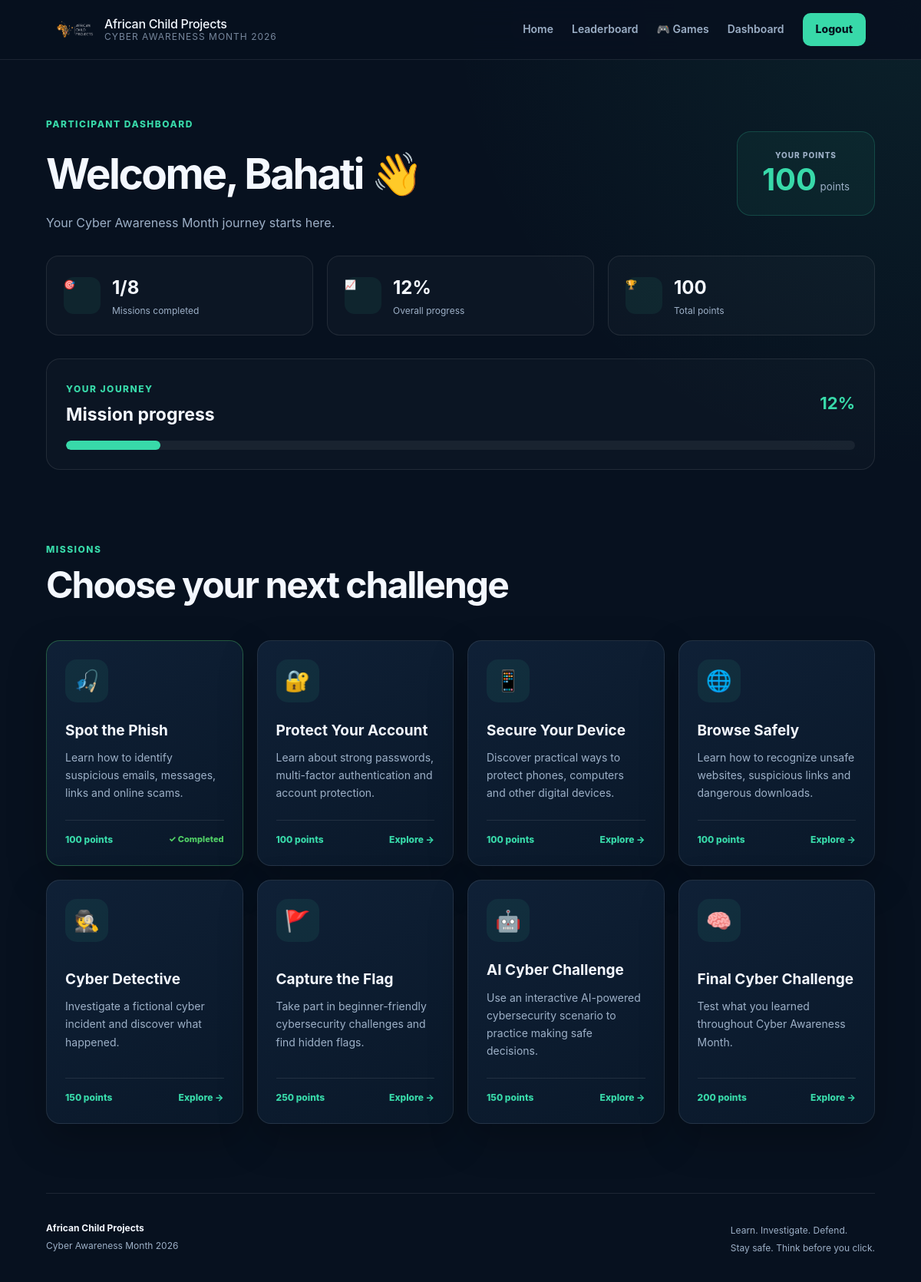
Screenshot of /dashboard (signed in) with the database file from the repository.
### app.py (models this page shows, shortened)
class Participant(UserMixin, db.Model):
    __tablename__ = "participants"
    id = db.Column(db.Integer, primary_key=True)
    full_name = db.Column(db.String(120), nullable=False)
    email = db.Column(db.String(120), unique=True, nullable=False, index=True)
    password_hash = db.Column(db.String(255), nullable=False)
    organization = db.Column(db.String(150), nullable=True)
    participant_type = db.Column(
        db.String(50),
        nullable=False,
        default="Student"
    )
    points = db.Column(db.Integer, nullable=False, default=0)
    created_at = db.Column(
        db.DateTime,
        nullable=False,
        default=datetime.utcnow
    )
    attempts = db.relationship(
        "MissionAttempt",
        backref="participant",
        lazy=True,
        cascade="all, delete-orphan"
    )

class Mission(db.Model):
    __tablename__ = "missions"
    id = db.Column(db.Integer, primary_key=True)
    name = db.Column(db.String(150), nullable=False)
    slug = db.Column(db.String(150), unique=True, nullable=False)
    description = db.Column(db.Text, nullable=False)
    icon = db.Column(db.String(20), nullable=False, default="🛡️")
    points = db.Column(db.Integer, nullable=False, default=100)
    active = db.Column(db.Boolean, nullable=False, default=True)
    created_at = db.Column(
        db.DateTime,
        nullable=False,
        default=datetime.utcnow
    )
    attempts = db.relationship(
        "MissionAttempt",
        backref="mission",
        lazy=True,
        cascade="all, delete-orphan"
    )

### app.py (the view)
@app.route("/dashboard")
@login_required
def dashboard():
    missions = Mission.query.filter_by(
        active=True
    ).order_by(Mission.id).all()
    completed_attempts = MissionAttempt.query.filter_by(
        participant_id=current_user.id,
        completed=True
    ).all()
    completed_mission_ids = {
        attempt.mission_id
        for attempt in completed_attempts
    }
    total_missions = len(missions)
    completed_count = len(completed_mission_ids)
    if total_missions > 0:
        progress = round(
            (completed_count / total_missions) * 100
        )
    else:
        progress = 0
    return render_template(
        "dashboard.html",
        missions=missions,
        completed_mission_ids=completed_mission_ids,
        completed_count=completed_count,
        total_missions=total_missions,
        progress=progress
    )

### app.py (called while the page is built)
@login_manager.user_loader
def load_user(user_id):
    return db.session.get(Participant, int(user_id))

### templates/dashboard.html (shortened to what this page needs)
{% extends "base.html" %}
{% block content %}
<section class="dashboard-header">
    <div>
        <span class="eyebrow">
            PARTICIPANT DASHBOARD
        </span>
        <h1>
            Welcome, {{ current_user.full_name.split()[0] }} 👋
        </h1>
        <p>
            Your Cyber Awareness Month journey starts here.
        </p>
    </div>
    <div class="points-card">
        <span>
            YOUR POINTS
        </span>
        <strong>
            {{ current_user.points }}
        </strong>
        <small>
            points
        </small>
    </div>
</section>
<section class="stats-grid">
    <div class="stat-card">
        <span class="stat-icon">
            🎯
        </span>
        <div>
            <strong>
                {{ completed_count }}/{{ total_missions }}
            </strong>
            <span>
                Missions completed
            </span>
        </div>
    </div>
    <div class="stat-card">
        <span class="stat-icon">
            📈
        </span>
        <div>
            <strong>
                {{ progress }}%
            </strong>
            <span>
                Overall progress
            </span>
        </div>
    </div>
    <div class="stat-card">
        <span class="stat-icon">
            🏆
        </span>
        <div>
            <strong>
                {{ current_user.points }}
            </strong>
            <span>
                Total points
            </span>
        </div>
    </div>
</section>
<section class="progress-section">
    <div class="progress-header">
        <div>
            <span class="eyebrow">
                YOUR JOURNEY
            </span>
            <h2>
                Mission progress
            </h2>
        </div>
        <strong>
            {{ progress }}%
        </strong>
    </div>
    <div class="progress-bar">
      <div
    class="progress-fill"
    style="--progress-width: {{ progress }}%;"
        ></div>
    </div>
</section>
<section class="section dashboard-missions">
    <div class="section-heading left">
        <span class="eyebrow">
            MISSIONS
        </span>
        <h2>
            Choose your next challenge
        </h2>
    </div>
    <div class="mission-grid">
        {% for mission in missions %}
            <article
                class="
                    mission-card
                    {% if mission.id in completed_mission_ids %}
                        completed
                    {% endif %}
                "
            >
                <div class="mission-icon">
                    {{ mission.icon }}
                </div>
                <div>
                    <h3>
                        {{ mission.name }}
                    </h3>
                    <p>
                        {{ mission.description }}
                    </p>
                </div>
                <div class="mission-footer">
                    <span>
                        {{ mission.points }} points
                    </span>
                    {% if mission.id in completed_mission_ids %}
                        <span class="completed-label">
                            ✓ Completed
                        </span>
                    {% else %}
                        <a
                            href="{{ url_for('mission', slug=mission.slug) }}"
                            class="mission-button"
                        >
                            Explore →
                        </a>
                    {% endif %}
                </div>
            </article>
        {% endfor %}
    </div>
</section>
{% endblock %}

### static/css/style.css (style rules this page uses)
:root { --bg: #07111f; --bg-secondary: #0c192b; --card: #102238; --card-hover: #142b45; --text: #f4f8ff; --muted: #9db0c7; --accent: #38d9a9; --accent-dark: #159a76; --border: rgba(255, 255, 255, 0.09); --danger: #ff6b6b; --success: #51cf66; --shadow: 0 20px 50px rgba(0, 0, 0, 0.25); --radius: 18px; }
* { box-sizing: border-box; margin: 0; padding: 0; }
html { scroll-behavior: smooth; }
body { min-height: 100vh; font-family: Inter, system-ui, -apple-system, BlinkMacSystemFont, "Segoe UI", sans-serif; background: radial-gradient( circle at top right, rgba(56, 217, 169, 0.08), transparent 30% ), var(--bg); color: var(--text); line-height: 1.6; }
a { color: inherit; text-decoration: none; }
.hero-badge, .eyebrow { display: inline-block; color: var(--accent); font-size: 12px; font-weight: 800; letter-spacing: 1.5px; text-transform: uppercase; }
.section { width: min(1180px, 90%); margin: 0 auto; padding: 90px 0; }
.section-heading { text-align: center; max-width: 720px; margin: 0 auto 45px; }
.section-heading.left { text-align: left; margin-left: 0; }
.section-heading h1, .section-heading h2 { font-size: clamp(30px, 5vw, 48px); letter-spacing: -2px; line-height: 1.1; margin-top: 8px; }
.mission-grid { display: grid; grid-template-columns: repeat(4, 1fr); gap: 18px; }
.mission-card { padding: 24px; min-height: 250px; display: flex; flex-direction: column; justify-content: space-between; border: 1px solid var(--border); background: linear-gradient( 145deg, rgba(16, 34, 56, 0.95), rgba(10, 25, 42, 0.95) ); border-radius: var(--radius); box-shadow: var(--shadow); transition: 0.25s ease; }
.mission-card.completed { border-color: rgba(81, 207, 102, 0.35); }
.mission-icon { width: 56px; height: 56px; display: grid; place-items: center; border-radius: 15px; background: rgba(56, 217, 169, 0.08); font-size: 27px; margin-bottom: 22px; }
.mission-card h3 { font-size: 19px; margin-bottom: 8px; }
.mission-card p { color: var(--muted); font-size: 14px; line-height: 1.65; }
.mission-footer { margin-top: 24px; padding-top: 15px; border-top: 1px solid var(--border); display: flex; align-items: center; justify-content: space-between; gap: 10px; font-size: 12px; font-weight: 800; }
.mission-footer > span:first-child { color: var(--accent); }
.completed-label { color: var(--success); font-size: 11px; }
.mission-button { color: var(--accent); font-weight: 800; }
.dashboard-header { width: min(1180px, 90%); margin: 0 auto; padding: 70px 0 30px; display: flex; justify-content: space-between; align-items: center; gap: 30px; }
.dashboard-header h1 { font-size: clamp(32px, 5vw, 55px); letter-spacing: -2.5px; margin-top: 8px; }
.dashboard-header p { color: var(--muted); margin-top: 8px; }
.points-card { min-width: 180px; padding: 22px; border-radius: 18px; border: 1px solid rgba(56, 217, 169, 0.2); background: rgba(56, 217, 169, 0.06); text-align: center; }
.points-card span { display: block; color: var(--muted); font-size: 10px; letter-spacing: 1px; font-weight: 800; }
.points-card strong { display: inline-block; font-size: 40px; color: var(--accent); line-height: 1.2; }
.points-card small { color: var(--muted); }
.stats-grid { width: min(1180px, 90%); margin: 0 auto; display: grid; grid-template-columns: repeat(3, 1fr); gap: 18px; }
.stat-card { padding: 22px; display: flex; align-items: center; gap: 15px; border: 1px solid var(--border); background: rgba(255, 255, 255, 0.025); border-radius: 16px; }
.stat-icon { width: 48px; height: 48px; display: grid; place-items: center; border-radius: 13px; background: rgba(56, 217, 169, 0.08); font-size: 22px; }
.stat-card strong, .stat-card span { display: block; }
.stat-card strong { font-size: 24px; }
.stat-card span { color: var(--muted); font-size: 12px; }
.progress-section { width: min(1180px, 90%); margin: 30px auto 0; padding: 25px; border: 1px solid var(--border); border-radius: 18px; background: rgba(255, 255, 255, 0.02); }
.progress-header { display: flex; align-items: center; justify-content: space-between; gap: 20px; margin-bottom: 15px; }
.progress-header h2 { font-size: 23px; margin-top: 4px; }
.progress-header > strong { color: var(--accent); font-size: 22px; }
.progress-bar { height: 12px; border-radius: 100px; overflow: hidden; background: rgba(255, 255, 255, 0.06); }
.progress-fill { width: var(--progress-width); height: 100%; border-radius: inherit; background: var(--accent); transition: width 0.5s ease; }

### rows the page displays
Participant: full_name "Bahati", points "100"
Mission: icon "🎣", name "Spot the Phish", description "Learn how to identify suspicious emails, messages, links and online scams.", points "100", shows "✓ Completed"
Mission: icon "🔐", name "Protect Your Account", description "Learn about strong passwords, multi-factor authentication and account protection.", points "100"
Mission: icon "📱", name "Secure Your Device", description "Discover practical ways to protect phones, computers and other digital devices.", points "100"
Mission: icon "🌐", name "Browse Safely", description "Learn how to recognize unsafe websites, suspicious links and dangerous downloads.", points "100"
Mission: icon "🕵️", name "Cyber Detective", description "Investigate a fictional cyber incident and discover what happened.", points "150"
Mission: icon "🚩", name "Capture the Flag", description "Take part in beginner-friendly cybersecurity challenges and find hidden flags.", points "250"
Mission: icon "🤖", name "AI Cyber Challenge", description "Use an interactive AI-powered cybersecurity scenario to practice making safe decisions.", points "150"
Mission: icon "🧠", name "Final Cyber Challenge", description "Test what you learned throughout Cyber Awareness Month.", points "200"

### other values shown
{{ completed_count }} "1"
{{ total_missions }} "8"
{{ progress }} "12"
